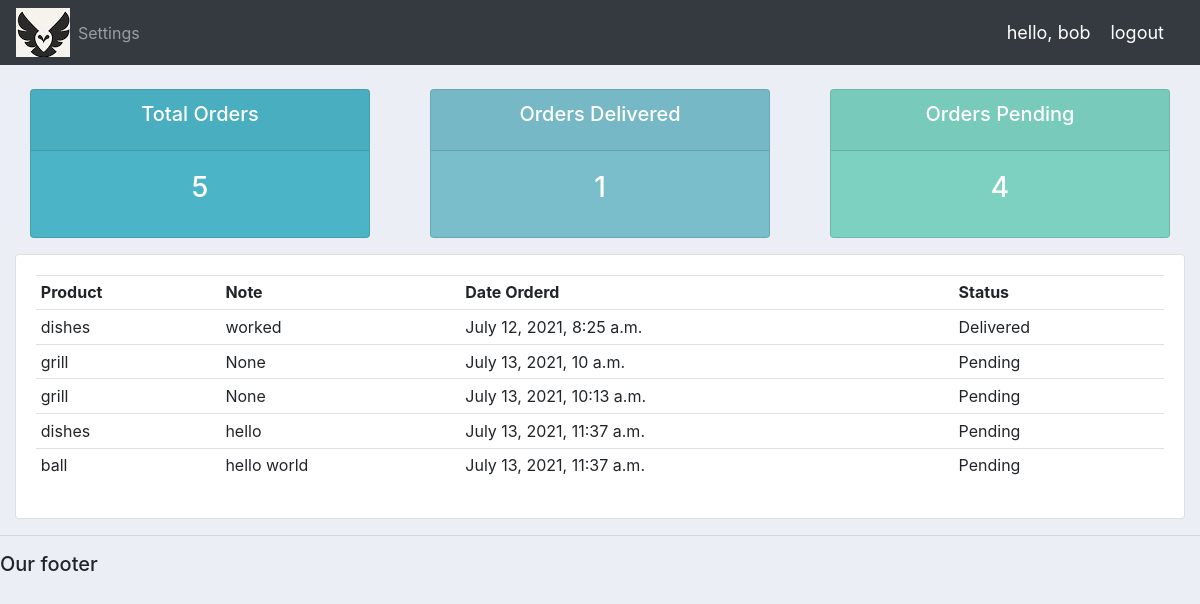
The app's page /user/ (signed in), older data.
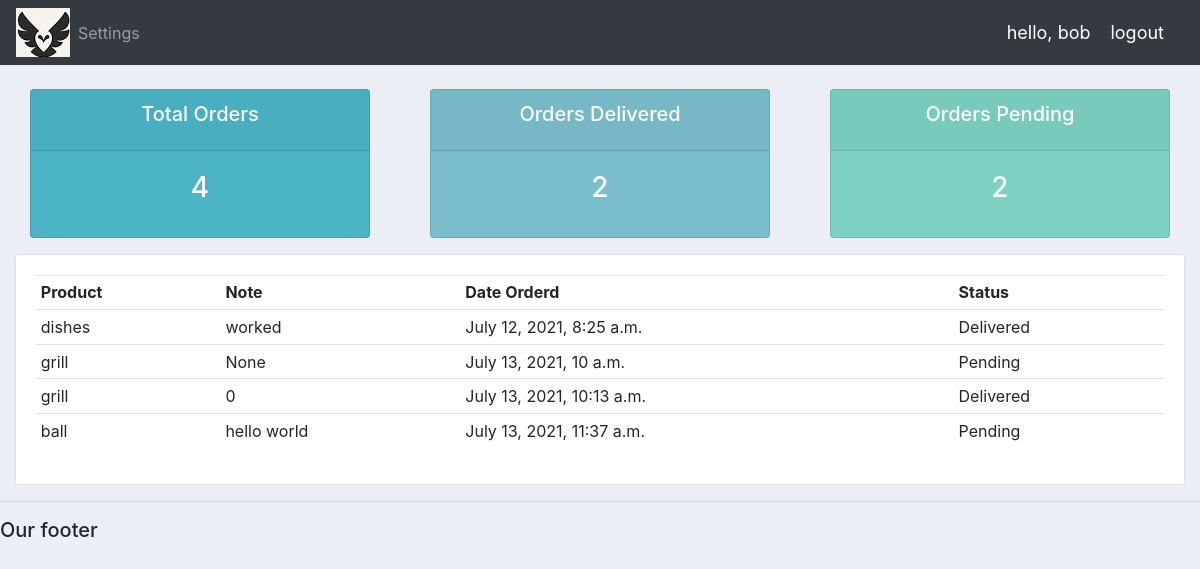
The same page, newer data.
### accounts/models.py (models this page shows)
class Order(models.Model):
    STATUS = (
            ('Pending', 'Pending'),
			('Out for delivery', 'Out for delivery'),
			('Delivered', 'Delivered'),
    )
    customer = models.ForeignKey(Customer, null= True, on_delete= models.SET_NULL)
    product = models.ForeignKey(Product, null= True, on_delete= models.SET_NULL)
    date_created = models.DateTimeField(auto_now_add=True)
    status = models.CharField(max_length=200, null=True, choices=STATUS)
    note = models.CharField(max_length=1000, null=True)
    def __str__(self):
        return self.product.name

class Product(models.Model):
    CATEGORY = (
			('Indoor', 'Indoor'),
			('Out Door', 'Out Door'),
			)
    name = models.CharField(max_length=200, null=True)
    price = models.FloatField(null=True)
    category = models.CharField(max_length=200, null=True, choices=CATEGORY)
    description = models.CharField(max_length=200, null=True, blank=True)
    date_created = models.DateTimeField(auto_now_add=True)
    tag = models.ManyToManyField(Tag)
    def __str__(self):
        return self.name

### accounts/decorators.py (the view)
		def wrapper_func(request, *args, **kwargs):
			group = None
			if request.user.groups.exists():
				group = request.user.groups.all()[0].name
			if group in allowed_roles:
				return view_func(request, *args, **kwargs)
			else:
				return HttpResponse('You are not authorized to view this page')

### accounts/views.py (called while the page is built)
@login_required(login_url='login')
@allowed_users(allowed_roles=['customer'])
def userPage(request):
    orders = request.user.customer.order_set.all()
    total_orders = orders.count()
    delivered = orders.filter(status='Delivered').count()
    pending = orders.filter(status='Pending').count()
    print('orders', orders)
    context = {'orders': orders,
	'total_orders':total_orders,'delivered':delivered,
	'pending':pending}
    return render(request, 'accounts/user.html', context)

### accounts/templates/accounts/user.html
{%  extends 'accounts/main.html' %}
{% block content %}
{%  include 'accounts/status.html' %}
<div class="row">
	<div class="col-md">
		<div class="card card-body">
			<table class="table table-sm">
				<tr>
					<th>Product</th>
					<th>Note</th>
					<th>Date Orderd</th>
					<th>Status</th>
				</tr>
				{% for order in orders %}
				<tr>
					<td>{{order.product}}</td>
					<td>{{order.note}}</td>
					<td>{{order.date_created}}</td>
					<td>{{order.status}}</td>
				</tr>
				{% endfor %}
			</table>
		</div>
	</div>
</div>
{% endblock content %}

### accounts/templates/accounts/main.html (shortened to what this page needs)
{% load static %}
<!DOCTYPE html>
<html>
<head>
	<link rel="stylesheet" href="https://stackpath.bootstrapcdn.com/bootstrap/4.3.1/css/bootstrap.min.css">
	<link rel="stylesheet" type="text/css" href="{% static '/css/main.css' %}">
</head>
<body>
	{%  include 'accounts/navbar.html' %}
	<div class="container-fluid">
	{% block content %}
	{% endblock %}
    </div>
	<hr>
	<h5>Our footer</h5>
</body>
</html>

### accounts/templates/accounts/navbar.html (shortened to what this page needs)
{% load static %}
<nav class="navbar navbar-expand-lg navbar-dark bg-dark">
        <img src="{% static 'images/pic.jpg' %}" >
        <div class="collapse navbar-collapse" id="navbarNav">
          <ul class="navbar-nav">
            {% if request.user.is_staff %}
            <li class="nav-item active">
              <a class="nav-link" href="{% url 'home' %}">Dashboard</a>
            </li>
            <li class="nav-item">
              <a class="nav-link" href="{% url 'products' %}">Products</a>
            </li>
            {% else %}
            <li class="nav-item">
             <a class="nav-link" href="{% url 'account' %}">Settings</a>
           </li>
            {% endif %}
          </ul>
        </div>
        <span class="hello-msg">hello, {{request.user}}</span>
        <span><a class="hello-msg" href="{% url 'logout' %}">logout</a></span>
</nav>

### accounts/templates/accounts/status.html
<br>
<div class="row">
	<div class="col">
		<div class="col-md">
			<div class="card text-center text-white  mb-3" id="total-orders">
			  	<div class="card-header">
			  		<h5 class="card-title">Total Orders</h5>
			  	</div>
			  	<div class="card-body">
			    	<h3 class="card-title">{{total_orders}}</h3>
			  	</div>
			</div>
		</div>
	</div>
	<div class="col">
		<div class="col-md">
			<div class="card text-center text-white  mb-3" id="orders-delivered">
			  	<div class="card-header">
			  		<h5 class="card-title">Orders Delivered</h5>
			  	</div>
			  	<div class="card-body">
			    	<h3 class="card-title">{{delivered}}</h3>
			  	</div>
			</div>
		</div>
	</div>
	<div class="col">
		<div class="col-md">
			<div class="card text-center text-white  mb-3" id="orders-pending">
			  	<div class="card-header">
			  		<h5 class="card-title">Orders Pending</h5>
			  	</div>
			  	<div class="card-body">
			    	<h3 class="card-title">{{pending}}</h3>
			  	</div>
			</div>
		</div>
	</div>
</div>

### static/css/main.css (style rules this page uses)
body { background-color: #ebeff5; }
#total-orders { background-color: #4cb4c7; }
#orders-delivered { background-color: #7abecc; }
#orders-pending { background-color: #7CD1C0; }

### accounts/templates/accounts/navbar.html (style rules this page uses)
.hello-msg { font-size: 18px; color: #fff; margin-right: 20px; }

Row changes from the older to the newer data that the page shows:
removed Order: product "dishes", note "hello", date_created "July 13, 2021, 11:37 a.m.", status "Pending"
changed Order "July 13, 2021, 10:13 a.m.": note "None" → "0"; status "Pending" → "Delivered"
Text that changed along with them:
{{ total_orders }}: "5" → "4"
{{ delivered }}: "1" → "2"
{{ pending }}: "4" → "2"
